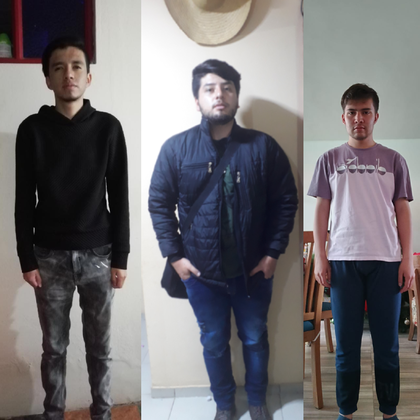
%> input picture Imagenes.png, 420 x 420 px, shrunk from 800 x 800 before the run
$ octave segmentacion_alfas_2.m   (GNU Octave 9; MATLAB toolbox functions it lacks are replaced by stand-ins)
%> lines starting %> are read from the running program, lines starting %| are printed output that depends on the picture; in (x1, y1, x2, y2) boxes, pixels count from 0 and x2, y2 are one past the last pixel; in counts of white or black regions, pixels touching at a corner belong together; the program's own positions count from 1
clear
clc
close all

RGB = imread("Imagenes.png")
%> RGB is the input picture: size 420x420x3 uint8; mean R, G, B 114.8, 112.1, 114.8

BW = im2bw(RGB,0.5);
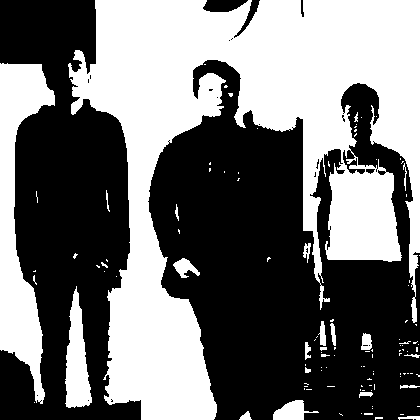
%> BW: size 420x420 logical; 44.9% white; 113 white regions (92 under 20 px), largest, box (x1, y1, x2, y2) and area: (68, 0, 420, 420) 66575, (0, 63, 55, 404) 8483, (65, 286, 92, 408) 1947

BW = not(BW);

SE = strel('disk',3);

BW = imdilate(BW,SE);
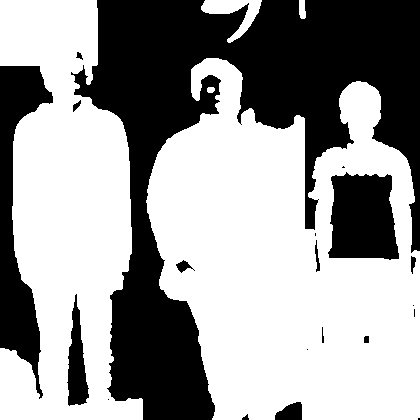
%> BW: size 420x420 logical; 60.7% white; 20 black regions (7 under 20 px), largest, box (x1, y1, x2, y2) and area: (71, 0, 420, 420) 54595, (0, 66, 53, 399) 7407, (328, 172, 399, 260) 5113

BW = imfill(BW,'holes');
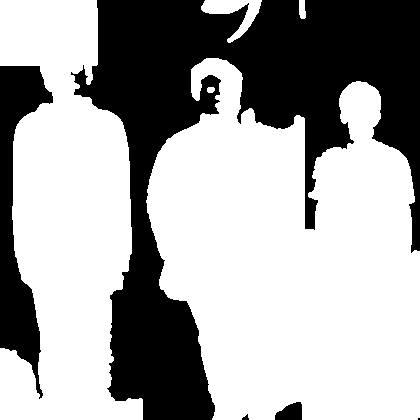
%> BW: size 420x420 logical; 64.6% white; 5 black regions (1 under 20 px), largest, box (x1, y1, x2, y2) and area: (71, 0, 420, 420) 54593, (0, 66, 53, 399) 7407, (275, 402, 302, 420) 364, (242, 414, 249, 420) 25

imshow(BW), title 'Resultado del paisaje segmentado'

I = size(RGB);
%> I = [420 420 3]

alphaB=ones(I(1),I(2));

for(M=1:I(1))
    for(N=1:I(2))
        if(BW(M,N)==0)
            alphaB(M,N)=BW(M,N)*0.1;
        end
        if(BW(M,N)==1)
            alphaB(M,N)=BW(M,N)*0.9;
        end
    end
end

figure, imshow(alphaB), title 'Resultado de alphaA'

$ run again, with IMG_20221009_121928.jpg saved as Imagenes.png
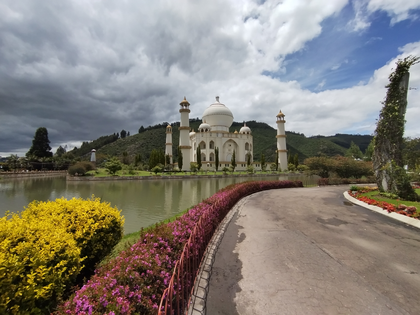
%> input picture IMG_20221009_121928.jpg, 420 x 315 px, shrunk from 3264 x 2448 before the run
%> RGB is the input picture: size 315x420x3 uint8; mean R, G, B 131.7, 126.8, 118.6
%> `BW = im2bw(RGB,0.5);`:
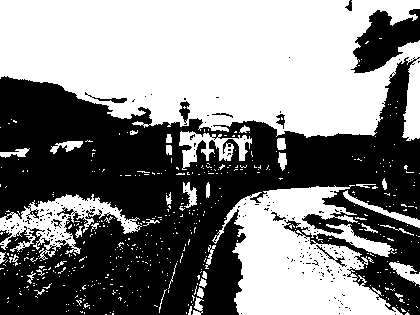
%> BW: size 315x420 logical; 51.3% white; 193 black regions (182 under 20 px), largest, box (x1, y1, x2, y2) and area: (0, 57, 420, 315) 60951, (351, 9, 420, 73) 2494, (179, 101, 190, 125) 135
%> `BW = imfill(BW,'holes');`:
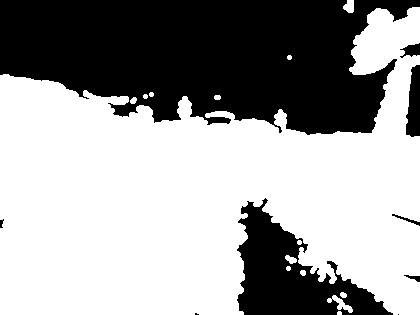
%> BW: size 315x420 logical; 62.1% white; 9 black regions (2 under 20 px), largest, box (x1, y1, x2, y2) and area: (0, 0, 420, 135) 40938, (237, 198, 393, 315) 8112, (406, 65, 420, 137) 783
